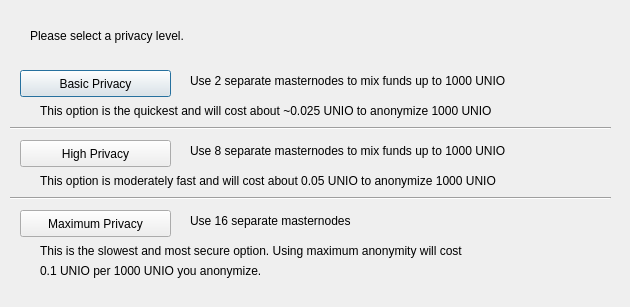
<?xml version="1.0" encoding="UTF-8"?>
<ui version="4.0">
 <class>DarksendConfig</class>
 <widget class="QDialog" name="DarksendConfig">
  <property name="geometry">
   <rect>
    <x>0</x>
    <y>0</y>
    <width>630</width>
    <height>307</height>
   </rect>
  </property>
  <property name="windowTitle">
   <string>Configure PrivateSend</string>
  </property>
  <widget class="QPushButton" name="buttonBasic">
   <property name="geometry">
    <rect>
     <x>20</x>
     <y>70</y>
     <width>151</width>
     <height>27</height>
    </rect>
   </property>
   <property name="text">
    <string>Basic Privacy</string>
   </property>
  </widget>
  <widget class="QPushButton" name="buttonHigh">
   <property name="geometry">
    <rect>
     <x>20</x>
     <y>140</y>
     <width>151</width>
     <height>27</height>
    </rect>
   </property>
   <property name="text">
    <string>High Privacy</string>
   </property>
  </widget>
  <widget class="QPushButton" name="buttonMax">
   <property name="geometry">
    <rect>
     <x>20</x>
     <y>210</y>
     <width>151</width>
     <height>27</height>
    </rect>
   </property>
   <property name="text">
    <string>Maximum Privacy</string>
   </property>
  </widget>
  <widget class="QLabel" name="label">
   <property name="geometry">
    <rect>
     <x>30</x>
     <y>20</y>
     <width>571</width>
     <height>31</height>
    </rect>
   </property>
   <property name="text">
    <string>Please select a privacy level.</string>
   </property>
  </widget>
  <widget class="QLabel" name="label_2">
   <property name="geometry">
    <rect>
     <x>190</x>
     <y>70</y>
     <width>421</width>
     <height>21</height>
    </rect>
   </property>
   <property name="text">
    <string>Use 2 separate masternodes to mix funds up to 1000 UNIO</string>
   </property>
  </widget>
  <widget class="QLabel" name="label_3">
   <property name="geometry">
    <rect>
     <x>190</x>
     <y>140</y>
     <width>411</width>
     <height>21</height>
    </rect>
   </property>
   <property name="text">
    <string>Use 8 separate masternodes to mix funds up to 1000 UNIO</string>
   </property>
  </widget>
  <widget class="QLabel" name="label_4">
   <property name="geometry">
    <rect>
     <x>190</x>
     <y>210</y>
     <width>421</width>
     <height>21</height>
    </rect>
   </property>
   <property name="text">
    <string>Use 16 separate masternodes</string>
   </property>
  </widget>
  <widget class="QLabel" name="label_6">
   <property name="geometry">
    <rect>
     <x>40</x>
     <y>100</y>
     <width>561</width>
     <height>21</height>
    </rect>
   </property>
   <property name="text">
    <string>This option is the quickest and will cost about ~0.025 UNIO to anonymize 1000 UNIO</string>
   </property>
  </widget>
  <widget class="QLabel" name="label_7">
   <property name="geometry">
    <rect>
     <x>40</x>
     <y>170</y>
     <width>561</width>
     <height>21</height>
    </rect>
   </property>
   <property name="text">
    <string>This option is moderately fast and will cost about 0.05 UNIO to anonymize 1000 UNIO</string>
   </property>
  </widget>
  <widget class="QLabel" name="label_8">
   <property name="geometry">
    <rect>
     <x>40</x>
     <y>240</y>
     <width>561</width>
     <height>21</height>
    </rect>
   </property>
   <property name="text">
    <string>This is the slowest and most secure option. Using maximum anonymity will cost</string>
   </property>
  </widget>
  <widget class="QLabel" name="label_9">
   <property name="geometry">
    <rect>
     <x>40</x>
     <y>260</y>
     <width>561</width>
     <height>21</height>
    </rect>
   </property>
   <property name="text">
    <string>0.1 UNIO per 1000 UNIO you anonymize.</string>
   </property>
  </widget>
  <widget class="Line" name="line">
   <property name="geometry">
    <rect>
     <x>10</x>
     <y>120</y>
     <width>601</width>
     <height>16</height>
    </rect>
   </property>
   <property name="orientation">
    <enum>Qt::Horizontal</enum>
   </property>
  </widget>
  <widget class="Line" name="line_2">
   <property name="geometry">
    <rect>
     <x>10</x>
     <y>190</y>
     <width>601</width>
     <height>16</height>
    </rect>
   </property>
   <property name="orientation">
    <enum>Qt::Horizontal</enum>
   </property>
  </widget>
 </widget>
 <resources/>
 <connections/>
</ui>
